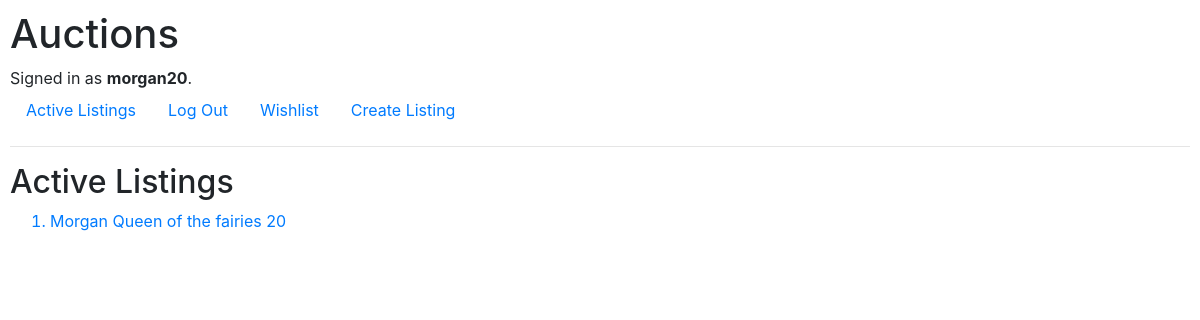
The page /auctions/ (signed in) on the database as committed earlier.
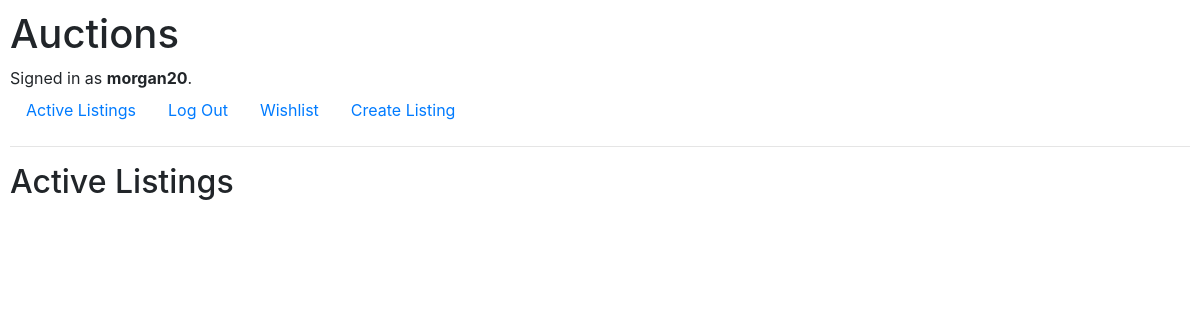
The same page on the database as committed later.
### auctions/models.py (models this page shows)
class Listing(models.Model):
    creator = models.CharField(max_length=64)
    title = models.CharField(max_length=64)
    description = models.CharField(max_length=64)
    price = models.IntegerField()
    users = models.ManyToManyField(User, blank=True, related_name= "wishlist")
    def __str__(self):
        return f"{self.title} {self.description} {self.price}"

### auctions/views.py (the view)
# urls.py: path("", views.index, name="index"),
def index(request):
    return render(request, "auctions/index.html", {
        "listings": Listing.objects.all()
    })

### auctions/templates/auctions/index.html
{% extends "auctions/layout.html" %}
{% block body %}
    <h2>Active Listings</h2>
    <ol>
        {% for listing in listings %}
            <a href="{% url 'listing' listing.title %}"><li>{{ listing }}</li></a>
        {% endfor %}
    </ol>
{% endblock %}

Rows that differ between the two databases and show on the page:
removed Listing: title+description+price "Morgan Queen of the fairies 20"
